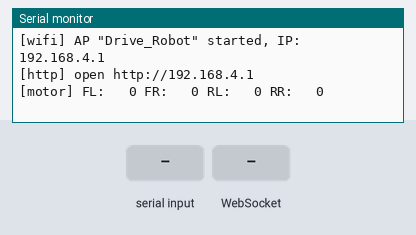
A sketch run on a simulated ESP32-S3. Shown: the last lines printed to the serial monitor. The test bench sets the inputs (shaded band).

Above: at 1.2 s.
1.3 s: "?\n" received over Serial
At 2.2 s:
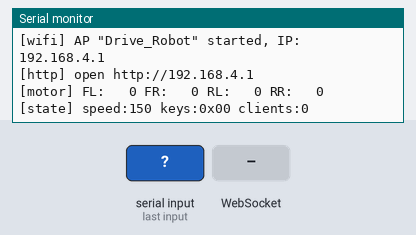
2.8 s: WebSocket text "?" received
At 3.4 s:
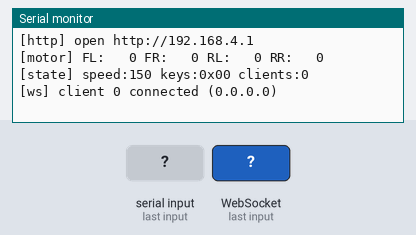
4.3 s: "x\n" received over Serial
At 5.5 s:
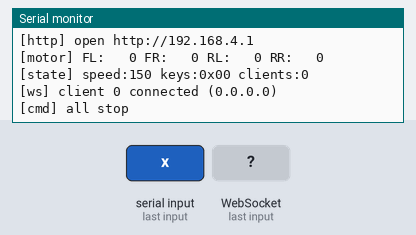
5.8 s: WebSocket text "x" received
At 6.8 s:
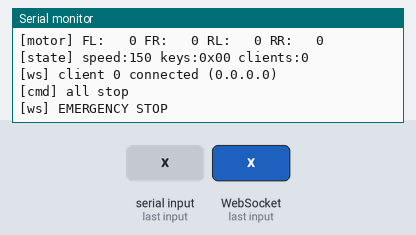
7.3 s: "k:\n" received over Serial
At 8.0 s:
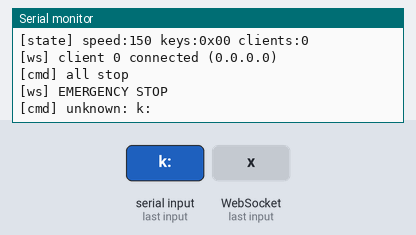
8.8 s: "v:\n" received over Serial
At 9.1 s:
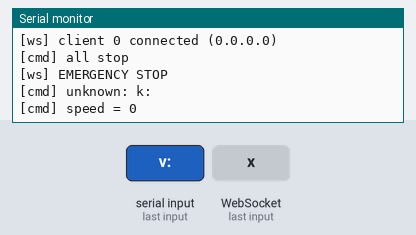

Measured:
- after the input at 1.3 s, the serial monitor: prints a new line at once (image 1)
- after the input at 2.8 s, the serial monitor: prints a new line at once (image 2)
- after the input at 4.3 s, the serial monitor: prints a new line at once (image 3)
- after the input at 5.8 s, the serial monitor: prints a new line at once (image 4)
- after the input at 7.3 s, the serial monitor: prints a new line at once (image 5)
- after the input at 8.8 s, the serial monitor: prints a new line at once (image 6)

The sketch:

drive_web_ui.ino
```cpp
/*
 * drive_web_ui.ino
 * -----------------------------------------------------------------------------
 * ESP32-S3 주행 로봇 — 웹 브라우저 리모컨 (WiFi AP + 웹서버 + WebSocket)
 *
 * zv_shaping_wifi.ino 와 같은 방식으로 보드가 직접 와이파이(AP)를 띄운다.
 * 공유기가 없어도 된다.
 *
 *   1. 노트북/휴대폰을 WiFi "Drive_Robot" (비밀번호 drive1234) 에 연결
 *   2. 브라우저에서  http://192.168.4.1  열기
 *   3. W/A/S/D 를 누르고 있는 동안만 이동, 떼면 즉시 정지 (데드맨 방식)
 *      화면의 방향 버튼을 터치해도 된다 (휴대폰용)
 *
 * USB 시리얼(115200)은 그대로 살아 있다. 출력은 USB 와 웹 UI 로그창에
 * 같이 나가고, 명령 입력은 어느 쪽에서든 받는다.
 *
 * ─────────────────────────────────────────────────────────────────────────────
 * 데드맨(dead-man) 안전 장치
 *
 *   브라우저는 키가 눌린 동안 100ms 마다 현재 키 상태를 재전송한다.
 *   움직이는 중에 KEY_TIMEOUT_MS 동안 아무 메시지가 없으면 (WiFi 끊김,
 *   브라우저 멈춤, 노트북 절전 등) 즉시 전체 정지한다.
 *   브라우저 탭이 백그라운드로 가거나 창 포커스를 잃어도 JS 쪽에서
 *   전체 정지를 보낸다.
 *
 * ─────────────────────────────────────────────────────────────────────────────
 * WebSocket 프로토콜 (포트 81)
 *
 *   브라우저 → 보드
 *     k:<mask>   키 상태 비트마스크. bit0=W bit1=A bit2=S bit3=D
 *                (변할 때 즉시 + 눌린 동안 100ms 마다)
 *     v:<0~255>  속도 (UI 슬라이더)
 *     c:<text>   임의 명령줄 — 시리얼 모니터에 치던 것과 동일하게 처리
 *     x          비상 정지
 *
 *   보드 → 브라우저
 *     텍스트 줄 그대로 (webPrintf 로 보낸 것) → UI 로그창에 표시
 *
 * ─────────────────────────────────────────────────────────────────────────────
 * 필요한 라이브러리 (라이브러리 매니저에서 설치)
 *
 *   "WebSockets" by Markus Sattler  (links2004/arduinoWebSockets)
 *
 *   WiFi.h / WebServer.h 는 ESP32 보드 패키지에 내장.
 *
 * ─────────────────────────────────────────────────────────────────────────────
 * ★ 모터 연결 자리
 *
 *   아래 setMotors() / driveFromMask() 두 함수만 채우면 된다.
 *   지금은 어떤 PWM 이 나가야 하는지 시리얼/웹 로그로 출력만 한다.
 * -----------------------------------------------------------------------------
 */

#include <WiFi.h>
#include <WebServer.h>
#include <WebSocketsServer.h>
#include "web_ui.h"          // 내장 웹 UI (HTML/JS)

// =============================================================================
//  와이파이
// =============================================================================
#define WIFI_SSID  "Drive_Robot"
#define WIFI_PASS  "drive1234"       // 8자 이상

WebServer        httpServer(80);     // UI 페이지를 내려주는 HTTP 서버
WebSocketsServer wsServer(81);       // 키 입력·로그 실시간 통신

// =============================================================================
//  데드맨 / 키 상태
// =============================================================================
#define KEY_TIMEOUT_MS  400          // 움직이는 중 이 시간 동안 무소식이면 정지

// 키 비트마스크. bit0=W(전진) bit1=A(좌회전) bit2=S(후진) bit3=D(우회전)
#define KEY_W  0x01
#define KEY_A  0x02
#define KEY_S  0x04
#define KEY_D  0x08

volatile uint8_t  keyMask    = 0;    // 지금 눌려 있는 키
volatile uint32_t lastKeyMs  = 0;    // 마지막 k: 메시지 시각
uint8_t           speedVal   = 150;  // 0~255, UI 슬라이더로 조절

// =============================================================================
//  출력 — USB 시리얼과 웹 로그창에 같이 나간다
// =============================================================================
void webPrintf(const char *fmt, ...) {
  char buf[256];
  va_list ap;
  va_start(ap, fmt);
  vsnprintf(buf, sizeof(buf), fmt, ap);
  va_end(ap);
  Serial.print(buf);
  wsServer.broadcastTXT(buf);
}

// =============================================================================
//  ★ 모터 — 여기를 실제 모터 드라이버 코드로 채운다
// =============================================================================
/* 4개 모터에 PWM 을 내보낸다. 값 범위 −255 ~ +255 (부호 = 방향).
 *   fl = 앞왼쪽, fr = 앞오른쪽, rl = 뒤왼쪽, rr = 뒤오른쪽
 *
 * TODO: 실제 모터 드라이버(예: ledcWrite + 방향핀)로 교체
 */
void setMotors(int fl, int fr, int rl, int rr) {
  static int pfl = 9999, pfr, prl, prr;
  if (fl == pfl && fr == pfr && rl == prl && rr == prr) return;  // 변할 때만 출력
  pfl = fl; pfr = fr; prl = rl; prr = rr;
  webPrintf("[motor] FL:%4d FR:%4d RL:%4d RR:%4d\n", fl, fr, rl, rr);
}

/* 키 조합 → 4륜 구동 명령 (스키드 스티어 기준)
 * W+A 처럼 동시 입력도 자연스럽게 섞인다.
 */
void driveFromMask(uint8_t mask) {
  int v = speedVal;
  int fwd  = ((mask & KEY_W) ? 1 : 0) - ((mask & KEY_S) ? 1 : 0);  // 전진 −1~+1
  int turn = ((mask & KEY_D) ? 1 : 0) - ((mask & KEY_A) ? 1 : 0);  // 우회전 +

  int left  = constrain((fwd + turn) * v, -255, 255);
  int right = constrain((fwd - turn) * v, -255, 255);

  setMotors(left, right, left, right);
}

void allStop() {
  keyMask = 0;
  setMotors(0, 0, 0, 0);
}

// =============================================================================
//  명령줄 처리 — 시리얼 모니터/웹 명령창 공용
// =============================================================================
/* 시리얼 모니터에 치던 명령을 여기서 처리한다.
 * TODO: 기존 주행 코드의 handleLine 내용을 여기로 옮기면 된다.
 */
void handleLine(String line) {
  line.trim();
  if (line.length() == 0) return;

  if (line == "?") {
    webPrintf("[state] speed:%d keys:0x%02X clients:%d\n",
              speedVal, keyMask, wsServer.connectedClients());
  } else if (line == "x" || line == "stop") {
    allStop();
    webPrintf("[cmd] all stop\n");
  } else if (line.startsWith("v")) {
    speedVal = constrain(line.substring(1).toInt(), 0, 255);
    webPrintf("[cmd] speed = %d\n", speedVal);
  } else {
    webPrintf("[cmd] unknown: %s\n", line.c_str());
  }
}

// =============================================================================
//  WebSocket 이벤트
// =============================================================================
void onWsEvent(uint8_t num, WStype_t type, uint8_t *payload, size_t len) {
  switch (type) {
    case WStype_CONNECTED:
      webPrintf("[ws] client %u connected (%s)\n",
                num, wsServer.remoteIP(num).toString().c_str());
      break;

    case WStype_DISCONNECTED:
      webPrintf("[ws] client %u disconnected\n", num);
      allStop();               // 제어하던 창이 사라지면 무조건 정지
      break;

    case WStype_TEXT: {
      String msg((char *)payload, len);

      if (msg.startsWith("k:")) {              // 키 상태
        keyMask   = (uint8_t)msg.substring(2).toInt();
        lastKeyMs = millis();
        driveFromMask(keyMask);
      } else if (msg.startsWith("v:")) {       // 속도 슬라이더
        speedVal = constrain(msg.substring(2).toInt(), 0, 255);
        if (keyMask) driveFromMask(keyMask);   // 주행 중이면 즉시 반영
      } else if (msg.startsWith("c:")) {       // 임의 명령줄
        handleLine(msg.substring(2));
      } else if (msg == "x") {                 // 비상 정지
        allStop();
        webPrintf("[ws] EMERGENCY STOP\n");
      }
      break;
    }
    default:
      break;
  }
}

// =============================================================================
//  setup / loop
// =============================================================================
void setup() {
  Serial.begin(115200);

  // ── 와이파이 AP ──
  WiFi.mode(WIFI_AP);
  WiFi.softAP(WIFI_SSID, WIFI_PASS);
  Serial.printf("\n[wifi] AP \"%s\" started, IP: %s\n",
                WIFI_SSID, WiFi.softAPIP().toString().c_str());

  // ── HTTP: UI 페이지 ──
  httpServer.on("/", []() {
    httpServer.send_P(200, "text/html", WEB_UI_HTML);
  });
  httpServer.begin();

  // ── WebSocket ──
  wsServer.begin();
  wsServer.onEvent(onWsEvent);

  Serial.println("[http] open http://192.168.4.1");
  allStop();
}

void loop() {
  httpServer.handleClient();
  wsServer.loop();

  // ── 데드맨 워치독: 움직이는 중에 무소식이면 정지 ──
  if (keyMask != 0 && millis() - lastKeyMs > KEY_TIMEOUT_MS) {
    allStop();
    webPrintf("[watchdog] key timeout -> stop\n");
  }

  // ── USB 시리얼 입력도 그대로 받는다 ──
  static String serialLine;
  while (Serial.available()) {
    char c = Serial.read();
    if (c == '\n' || c == '\r') {
      if (serialLine.length()) handleLine(serialLine);
      serialLine = "";
    } else {
      serialLine += c;
    }
  }
}
```

web_ui.h
```cpp
/*
 * web_ui.h — 펌웨어에 내장되는 웹 UI (HTML/CSS/JS 한 덩어리)
 *
 * 브라우저가 http://192.168.4.1 을 열면 이 문자열이 그대로 내려간다.
 * UI 를 고치면 펌웨어를 다시 업로드해야 한다 (OTA 가능).
 *
 * 동작 요약
 *   - keydown/keyup 으로 W/A/S/D 상태를 비트마스크로 만들어 "k:<mask>" 전송
 *   - 눌린 동안 100ms 마다 재전송 (보드 쪽 데드맨 워치독의 심장박동)
 *   - 탭이 숨겨지거나 포커스를 잃으면 즉시 전체 정지
 *   - 화면 버튼은 터치(pointerdown/up)로 같은 동작 (휴대폰용)
 *   - 하단 입력창: 시리얼 모니터처럼 임의 명령 전송 ("c:<text>")
 *   - 보드가 보내는 텍스트는 로그창에 표시
 *   - 연결이 끊기면 1초마다 자동 재접속
 */
#pragma once

static const char WEB_UI_HTML[] PROGMEM = R"rawliteral(
<!DOCTYPE html>
<html lang="ko">
<head>
<meta charset="utf-8">
<meta name="viewport" content="width=device-width, initial-scale=1, user-scalable=no">
<title>Drive Robot</title>
<style>
  :root { --bg:#111418; --panel:#1b2027; --key:#2a323d; --key-on:#2f81f7;
          --txt:#dbe4ee; --dim:#8b98a9; --ok:#3fb950; --bad:#f85149; }
  * { box-sizing:border-box; margin:0; -webkit-tap-highlight-color:transparent; }
  body { background:var(--bg); color:var(--txt);
         font-family:system-ui,'Segoe UI',sans-serif;
         display:flex; flex-direction:column; align-items:center;
         min-height:100vh; padding:16px; gap:14px; user-select:none; }

  h1 { font-size:20px; letter-spacing:1px; }
  #status { font-size:14px; color:var(--bad); font-weight:600; }
  #status.ok { color:var(--ok); }

  /* ── 방향 패드 ── */
  #pad { display:grid; grid-template-columns:repeat(3,86px);
         grid-template-rows:repeat(2,86px); gap:10px; touch-action:none; }
  .key { background:var(--key); border:1px solid #3a4552; border-radius:12px;
         display:flex; flex-direction:column; justify-content:center; align-items:center;
         font-size:26px; font-weight:700; cursor:pointer;
         transition:background .06s, transform .06s; }
  .key small { font-size:11px; font-weight:400; color:var(--dim); margin-top:2px; }
  .key.on { background:var(--key-on); transform:scale(.95); }
  .key.on small { color:#e8f0ff; }
  #kw { grid-column:2; grid-row:1; }
  #ka { grid-column:1; grid-row:2; }
  #ks { grid-column:2; grid-row:2; }
  #kd { grid-column:3; grid-row:2; }

  #estop { width:278px; padding:13px; border:none; border-radius:12px;
           background:var(--bad); color:#fff; font-size:17px; font-weight:800;
           letter-spacing:2px; cursor:pointer; }
  #estop:active { transform:scale(.97); }

  /* ── 속도 ── */
  #speedbox { width:278px; background:var(--panel); border-radius:12px; padding:12px 16px; }
  #speedbox label { font-size:13px; color:var(--dim); display:flex; justify-content:space-between; }
  #speed { width:100%; margin-top:8px; accent-color:var(--key-on); }

  /* ── 로그 + 명령 입력 ── */
  #logbox { width:min(560px,94vw); background:var(--panel); border-radius:12px;
            padding:10px; display:flex; flex-direction:column; gap:8px; }
  #log { height:180px; overflow-y:auto; background:#0d1117; border-radius:8px;
         padding:8px 10px; font:12px/1.5 Consolas,monospace; color:#9fb3c8;
         white-space:pre-wrap; word-break:break-all; user-select:text; }
  #cmdrow { display:flex; gap:8px; }
  #cmd { flex:1; background:#0d1117; border:1px solid #3a4552; border-radius:8px;
         padding:8px 10px; color:var(--txt); font:13px Consolas,monospace; outline:none; }
  #cmd:focus { border-color:var(--key-on); }
  #send { background:var(--key-on); border:none; border-radius:8px; color:#fff;
          padding:0 18px; font-weight:700; cursor:pointer; }
  .hint { font-size:11px; color:var(--dim); }
</style>
</head>
<body>

<h1>🤖 Drive Robot</h1>
<div id="status">연결 안 됨…</div>

<div id="pad">
  <div class="key" id="kw" data-bit="1">W<small>전진</small></div>
  <div class="key" id="ka" data-bit="2">A<small>좌회전</small></div>
  <div class="key" id="ks" data-bit="4">S<small>후진</small></div>
  <div class="key" id="kd" data-bit="8">D<small>우회전</small></div>
</div>

<button id="estop">STOP (Space)</button>

<div id="speedbox">
  <label>속도 <span id="speedval">150</span></label>
  <input type="range" id="speed" min="0" max="255" value="150">
</div>

<div id="logbox">
  <div id="log"></div>
  <div id="cmdrow">
    <input id="cmd" placeholder="명령 입력 (시리얼 모니터처럼) — 예: ?  v200  stop"
           autocomplete="off">
    <button id="send">전송</button>
  </div>
  <div class="hint">키보드 W/A/S/D = 누르는 동안 이동 · Space = 비상 정지 · 명령창 포커스 중엔 주행키 무시</div>
</div>

<script>
"use strict";
let ws = null, mask = 0, hbTimer = null;
const $ = id => document.getElementById(id);
const statusEl = $("status"), logEl = $("log"), cmdEl = $("cmd");
const KEYBIT = { w:1, a:2, s:4, d:8 };

/* ── WebSocket 연결 (끊기면 1초 후 재시도) ── */
function connect() {
  try {
    ws = new WebSocket("ws://" + location.hostname + ":81/");
  } catch (e) {
    statusEl.textContent = "WebSocket 생성 실패 — 재시도 중…";
    setTimeout(connect, 1000);
    return;
  }
  ws.onopen = () => { statusEl.textContent = "연결됨 ✓"; statusEl.className = "ok"; };
  ws.onclose = () => {
    statusEl.textContent = "연결 끊김 — 재접속 중…"; statusEl.className = "";
    setMask(0);
    setTimeout(connect, 1000);
  };
  ws.onmessage = e => addLog(e.data);
}
function wsSend(s) { if (ws && ws.readyState === 1) ws.send(s); }

/* ── 키 상태 전송 + 심장박동 ── */
function sendMask() { wsSend("k:" + mask); }
function setMask(m) {
  if (m === mask) return;
  mask = m;
  sendMask();
  for (const k in KEYBIT)
    $("k" + k).classList.toggle("on", !!(mask & KEYBIT[k]));
  // 눌린 동안 100ms 마다 재전송 → 보드 데드맨 워치독용
  if (mask && !hbTimer) hbTimer = setInterval(sendMask, 100);
  if (!mask && hbTimer) { clearInterval(hbTimer); hbTimer = null; }
}

/* ── 키보드 ── */
addEventListener("keydown", e => {
  if (e.repeat) return;
  if (document.activeElement === cmdEl) return;      // 명령창 입력 중엔 무시
  const k = e.key.toLowerCase();
  if (k === " ") { estop(); e.preventDefault(); return; }
  if (KEYBIT[k]) { setMask(mask | KEYBIT[k]); e.preventDefault(); }
});
addEventListener("keyup", e => {
  const k = e.key.toLowerCase();
  if (KEYBIT[k]) setMask(mask & ~KEYBIT[k]);
});

/* ── 화면 버튼 (터치/마우스) ── */
for (const k in KEYBIT) {
  const el = $("k" + k), bit = KEYBIT[k];
  el.addEventListener("pointerdown", e => { e.preventDefault(); setMask(mask | bit); });
  el.addEventListener("pointerup",     () => setMask(mask & ~bit));
  el.addEventListener("pointerleave",  () => setMask(mask & ~bit));
  el.addEventListener("pointercancel", () => setMask(mask & ~bit));
}

/* ── 비상 정지 ── */
function estop() { setMask(0); wsSend("x"); }
$("estop").addEventListener("click", estop);

/* ── 탭 숨김·포커스 상실 → 전체 정지 ── */
addEventListener("blur", () => setMask(0));
document.addEventListener("visibilitychange", () => { if (document.hidden) estop(); });

/* ── 속도 슬라이더 ── */
$("speed").addEventListener("input", e => {
  $("speedval").textContent = e.target.value;
  wsSend("v:" + e.target.value);
});

/* ── 명령 입력창 ── */
function sendCmd() {
  const t = cmdEl.value.trim();
  if (!t) return;
  wsSend("c:" + t);
  addLog("> " + t + "\n");
  cmdEl.value = "";
}
$("send").addEventListener("click", sendCmd);
cmdEl.addEventListener("keydown", e => { if (e.key === "Enter") sendCmd(); });

/* ── 로그창 ── */
function addLog(s) {
  logEl.textContent += s;
  if (logEl.textContent.length > 20000)               // 너무 길어지면 앞을 자른다
    logEl.textContent = logEl.textContent.slice(-15000);
  logEl.scrollTop = logEl.scrollHeight;
}

connect();
</script>
</body>
</html>
)rawliteral";
```
